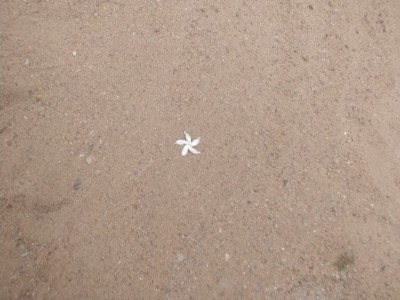
#> input picture images/source/Ground.jpg, 400 x 300 px, found by its file name
$ python main.py images/source/Ground.jpg images/source/Slide.jpg
#> lines starting #> are read from the running program, lines starting #| are printed output that depends on the picture
import cv2 #görüntü işleme
import sys #Python sürümü ile işlemler
import kdimensionaltree
import init
import numpy as np
import config as cnfg
from time import time
from scipy import ndimage
from sklearn.decomposition import PCA

def BoundingBox(mask):
    start = time()
    a = np.where(mask != 0)
    box = np.min(a[0]), np.max(a[0]), np.min(a[1]), np.max(a[1])
    if cnfg.PRINT_BB_IMAGE:
        cv2.rectangle(mask, (box[2], box[0]), (box[3], box[1]), (255,255,255), 1)
        cv2.imwrite(cnfg.OUT_FOLDER + cnfg.IMAGE + cnfg.BB_IMAGE_SUFFIX, mask)
    end = time()
    print ("BoundingBox execution time: ", end - start)
    return box


def SearchDomain(shape, box):
    start = time()
    column_min, column_max = max(0, 2*box[0] - box[1]), min(2*box[1] - box[0], shape[1]-1)
    row_min, row_max = max(0, 2*box[2] - box[3]), min(2*box[3] - box[2], shape[0]-1)
    end = time()
    print ("SearchDomain execution time: ", end - start)
    return column_min, column_max, row_min, row_max


def Patches(image, box, hole):
    start = time()
    indices, patches = [], []
    rows, columns, _ = image.shape
    for i in range(box[2]+cnfg.PATCH_SIZE//2, box[3]-cnfg.PATCH_SIZE//2):
        for j in range(box[0]+cnfg.PATCH_SIZE//2, box[1]-cnfg.PATCH_SIZE//2):
            if i not in range(hole[2]-cnfg.PATCH_SIZE//2, hole[3]+cnfg.PATCH_SIZE//2) and j not in range(hole[0]-cnfg.PATCH_SIZE//2, hole[1]+cnfg.PATCH_SIZE//2):
                indices.append([i,j])
                patches.append(image[i-cnfg.PATCH_SIZE//2:i+cnfg.PATCH_SIZE//2, j-cnfg.PATCH_SIZE//2:j+cnfg.PATCH_SIZE//2].flatten())
    end = time()
    print ("Patches execution time: ", end - start)
    return np.array(indices), np.array(patches, dtype='int64')


def ReduceDimension(patches):
    start = time()
    pca = PCA(n_components=24)
    reducedPatches = pca.fit_transform(patches)
    end = time()
    print ("ReduceDimension execution time: ", end - start)
    return reducedPatches


# [56 lines left out: functions Offsets, KDominantOffsets, OptimizedLabels, CompleteImage, PoissonBlending, not called in this run]


def main(imageFile, maskFile):
#> called with imageFile = 'images/source/images/source/Ground.jpg', maskFile = 'images/source/images/source/Slide.jpg'
    image = cv2.imread(imageFile, cv2.IMREAD_GRAYSCALE)
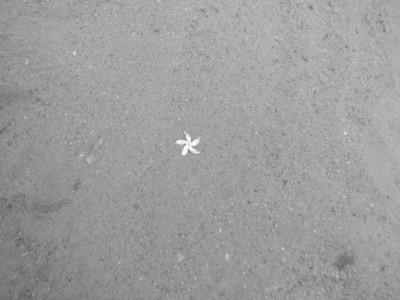
#> image: shape (300, 400); min 85, max 255, mean 157.1
    imageR = cv2.imread(imageFile)
#> imageR is the input picture: shape (300, 400, 3); mean B, G, R 136.2, 152.4, 174.5
    mask = cv2.imread(maskFile, cv2.IMREAD_GRAYSCALE)
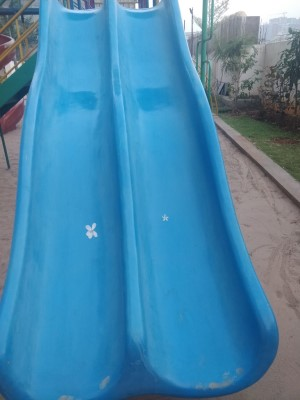
#> input picture images/source/Slide.jpg, 300 x 400 px, found by its file name
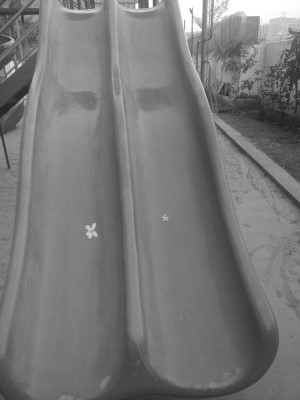
#> mask: shape (400, 300); min 31, max 255, mean 119.8
    bb = BoundingBox(mask)
#> in BoundingBox, `a = np.where(mask != 0)`: a = 120000 positions, rows 0 to 399, columns 0 to 299
#> in BoundingBox, `box = np.min(a[0]), np.max(a[0]), np.min(a[1]), np.max(a[1])`: box = (0, 399, 0, 299)
#> bb = (0, 399, 0, 299)
    bbwidth = bb[3] - bb[2]
#> bbwidth = 299
    bbheight = bb[1] - bb[0]
#> bbheight = 399
    cnfg.TAU = max(bbwidth, bbheight)/15
    cnfg.DEFLAT_FACTOR = image.shape[1]
    sd = SearchDomain(image.shape, bb)
#> in SearchDomain, `column_min, column_max = max(0, 2*box[0] - box[1]), min(2*box[1] - box..`: column_min = 0; column_max = 399
#> in SearchDomain, `row_min, row_max = max(0, 2*box[2] - box[3]), min(2*box[3] - box[2], s..`: row_min = 0; row_max = 299
#> sd = (0, 399, 0, 299)
    indices, patches = Patches(imageR, sd, bb)
#> after the loop in Patches, `for i in range(box[2]+cnfg.PATCH_SIZE//2, box[3]-cnfg.PATCH_SIZE//2):`: indices = []
#> indices = empty array; patches = empty array
    reducedPatches = ReduceDimension(patches)
    offsets = Offsets(reducedPatches, indices)
    kDominantOffset = KDominantOffsets(offsets, 60, image.shape[0], image.shape[1])
    sites, optimalLabels = OptimizedLabels(imageR, mask, kDominantOffset)
    completedImage, failedPoints, completedPoints = CompleteImage(imageR, sites, mask, kDominantOffset, optimalLabels)
    cv2.imwrite(cnfg.OUT_FOLDER + cnfg.IMAGE + "_Complete.png", completedImage)
    cv2.imwrite(cnfg.OUT_FOLDER + cnfg.IMAGE + "_CompletedPoints.png", completedPoints)
 #   center = (bb[2]+bbwidth//2, bb[0]+bbheight//2)
 #   blendedImage = PoissonBlending(imageR, mask,center)
 #   cv2.imwrite(cnfg.OUT_FOLDER + cnfg.IMAGE + "_blendedImage.png", blendedImage)

    if (np.sum(failedPoints)):
        cv2.imwrite(cnfg.OUT_FOLDER + cnfg.IMAGE + "_Failed.png", failedPoints)
        main(cnfg.OUT_FOLDER + cnfg.IMAGE + "_Complete.png", cnfg.OUT_FOLDER + cnfg.IMAGE + "_Failed.png")

if __name__ == "__main__":
    if len(sys.argv) != 3:
        print("Kullanim: python main.py image_name mask_file_name")
        exit()
    cnfg.IMAGE = sys.argv[1].split('.')[0]
    imageFile = cnfg.SRC_FOLDER + sys.argv[1]
    print(imageFile)
    maskFile = cnfg.SRC_FOLDER + sys.argv[2]
#> (the run stopped early here; a loop or call above may not have finished)
